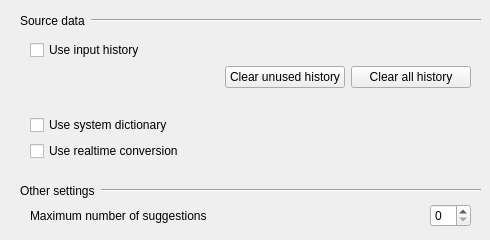
    <widget class="QWidget" name="suggestionsTab">
     <attribute name="title">
      <string>Suggest</string>
     </attribute>
     <widget class="QWidget" name="horizontalLayoutWidget_9">
      <property name="geometry">
       <rect>
        <x>20</x>
        <y>10</y>
        <width>461</width>
        <height>21</height>
       </rect>
      </property>
      <layout class="QHBoxLayout" name="horizontalLayout_12">
       <item>
        <widget class="QLabel" name="label_3">
         <property name="text">
          <string>Source data</string>
         </property>
        </widget>
       </item>
       <item>
        <widget class="Line" name="line_4">
         <property name="sizePolicy">
          <sizepolicy hsizetype="MinimumExpanding" vsizetype="Fixed">
           <horstretch>0</horstretch>
           <verstretch>0</verstretch>
          </sizepolicy>
         </property>
         <property name="orientation">
          <enum>Qt::Orientation::Horizontal</enum>
         </property>
        </widget>
       </item>
      </layout>
     </widget>
     <widget class="QWidget" name="gridLayoutWidget_4">
      <property name="geometry">
       <rect>
        <x>30</x>
        <y>40</y>
        <width>441</width>
        <height>121</height>
       </rect>
      </property>
      <layout class="QGridLayout" name="gridLayout_4">
       <item row="0" column="0" colspan="3">
        <widget class="QCheckBox" name="historySuggestCheckBox">
         <property name="text">
          <string>Use input history</string>
         </property>
        </widget>
       </item>
       <item row="1" column="2">
        <widget class="QPushButton" name="clearUserPredictionButton">
         <property name="minimumSize">
          <size>
           <width>120</width>
           <height>0</height>
          </size>
         </property>
         <property name="text">
          <string>Clear all history</string>
         </property>
        </widget>
       </item>
       <item row="3" column="0" colspan="3">
        <widget class="QCheckBox" name="dictionarySuggestCheckBox">
         <property name="text">
          <string>Use system dictionary</string>
         </property>
        </widget>
       </item>
       <item row="1" column="1">
        <widget class="QPushButton" name="clearUnusedUserPredictionButton">
         <property name="minimumSize">
          <size>
           <width>120</width>
           <height>0</height>
          </size>
         </property>
         <property name="text">
          <string>Clear unused history</string>
         </property>
        </widget>
       </item>
       <item row="1" column="0">
        <spacer name="horizontalSpacer_6">
         <property name="orientation">
          <enum>Qt::Orientation::Horizontal</enum>
         </property>
         <property name="sizeHint" stdset="0">
          <size>
           <width>40</width>
           <height>20</height>
          </size>
         </property>
        </spacer>
       </item>
       <item row="2" column="1">
        <spacer name="verticalSpacer">
         <property name="orientation">
          <enum>Qt::Orientation::Vertical</enum>
         </property>
         <property name="sizeHint" stdset="0">
          <size>
           <width>20</width>
           <height>40</height>
          </size>
         </property>
        </spacer>
       </item>
       <item row="4" column="0" colspan="3">
        <widget class="QCheckBox" name="realtimeConversionCheckBox">
         <property name="text">
          <string>Use realtime conversion</string>
         </property>
        </widget>
       </item>
      </layout>
     </widget>
     <widget class="QWidget" name="horizontalLayoutWidget_14">
      <property name="geometry">
       <rect>
        <x>20</x>
        <y>180</y>
        <width>461</width>
        <height>21</height>
       </rect>
      </property>
      <layout class="QHBoxLayout" name="horizontalLayout_16">
       <item>
        <widget class="QLabel" name="SuggestionPreferenceLabel">
         <property name="text">
          <string>Other settings</string>
         </property>
        </widget>
       </item>
       <item>
        <widget class="Line" name="line_8">
         <property name="sizePolicy">
          <sizepolicy hsizetype="MinimumExpanding" vsizetype="Fixed">
           <horstretch>0</horstretch>
           <verstretch>0</verstretch>
          </sizepolicy>
         </property>
         <property name="orientation">
          <enum>Qt::Orientation::Horizontal</enum>
         </property>
        </widget>
       </item>
      </layout>
     </widget>
     <widget class="QWidget" name="gridLayoutWidget_10">
      <property name="geometry">
       <rect>
        <x>30</x>
        <y>200</y>
        <width>441</width>
        <height>31</height>
       </rect>
      </property>
      <layout class="QGridLayout" name="gridLayout_11">
       <item row="0" column="0">
        <widget class="QLabel" name="defaultNUmberofSuggestionsLabel">
         <property name="text">
          <string>Maximum number of suggestions</string>
         </property>
        </widget>
       </item>
       <item row="0" column="2">
        <widget class="QSpinBox" name="suggestionsSizeSpinBox"/>
       </item>
       <item row="0" column="1">
        <spacer name="horizontalSpacer_8">
         <property name="orientation">
          <enum>Qt::Orientation::Horizontal</enum>
         </property>
         <property name="sizeHint" stdset="0">
          <size>
           <width>40</width>
           <height>20</height>
          </size>
         </property>
        </spacer>
       </item>
      </layout>
     </widget>
    </widget>
